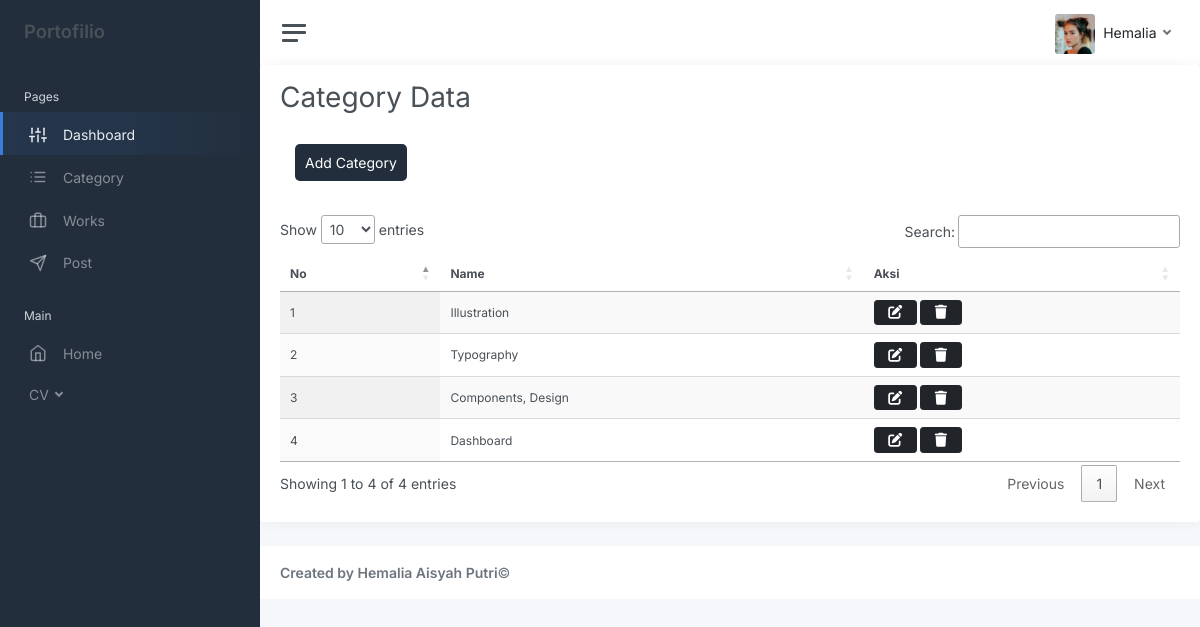
The app's page /index.php/category with its own data.
### tables this page shows
CREATE TABLE `categories` (
  `id` int(10) NOT NULL AUTO_INCREMENT,
  `name` varchar(100) DEFAULT NULL,
  PRIMARY KEY (`id`)
);

### application/controllers/Category.php (called while the page is built, shortened)
<?php
class Category  extends CI_Controller
{
    public function __construct()
    {
        $this->load->model("Mcategory");
        $this->load->library('form_validation');
    }
    public  function index()
    {
        $data['categories'] = $this->mcategory->getAll();
        $this->load->view('layout/sidebar');
        $this->load->view('layout/navbar');
        $this->load->view('category/category', $data);
        $this->load->view('layout/footer');
    }
}

### index.php (called while the page is built, shortened)
<?php
require_once BASEPATH.'core/CodeIgniter.php';

### application/models/Mcategory.php (called while the page is built, shortened)
<?php defined('BASEPATH') or exit('No direct script access allowed');
class Mcategory extends CI_Model
{
    private $table = "categories";
    public function getAll()
    {
        return $this->db->get($this->table)->result();
    }
}

### application/views/category/category.php (the view, shortened to what this page needs)
<div class="card">
	<div class=" h1 card-header">Category Data</div>
	<div class="card-body">
		<div class="col-auto">
			<a href="<?= base_url('category/create') ?>">
				<span class="text" style="background-color: #222e3c; padding : 10px; color:white;border-radius: 5px; text-decoration:none;">
					Add Category
				</span>
			</a>
		</div>
		<br />
		<br />
		<div class="table-responsive">
			<table id="datatable" class="display" style="width:100% ;font-size:12px;">
				<thead>
					<tr>
						<th>No</th>
						<th>Name</th>
						<th>Aksi</th>
					</tr>
				</thead>
				<tbody>
					<?php
					$no = 1;
					foreach ($categories as $row) { ?>
						<tr>
							<td widtd="5%"><?php echo $no++; ?></td>
							<td><?php echo $row->name; ?></td>
							<td>
								<a href="<?php echo base_url('category/edit/' . $row->id); ?>" class="btn btn-dark"><i class="fa-sharp fa-solid fa-pen-to-square"></i></a>
								<a href="<?php echo base_url('category/delete/' . $row->id); ?>" class="btn btn-dark"><i class="fa-solid fa-trash"></i></a>
							</td>
						</tr>
					<?php } ?>
				</tbody>
			</table>
		</div>
	</div>
</div>

### records on screen
categories: name "Illustration"
categories: name "Typography"
categories: name "Components, Design"
categories: name "Dashboard"
